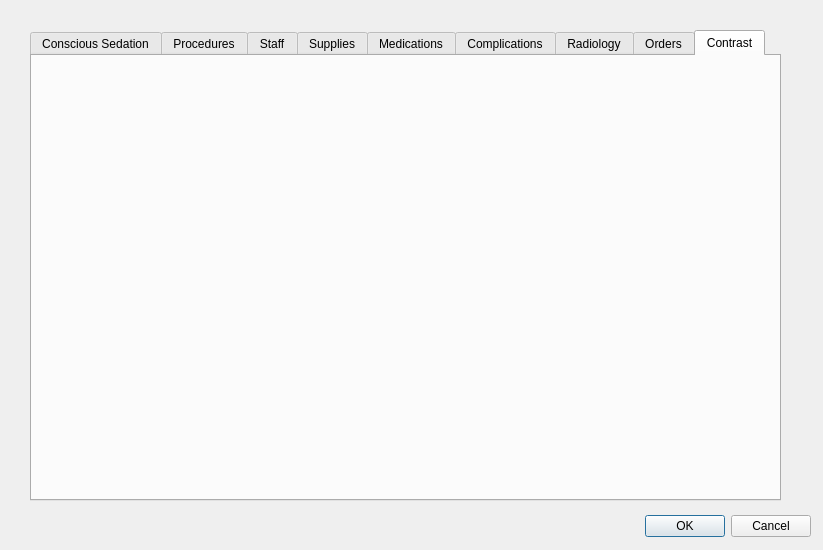
<?xml version="1.0" encoding="UTF-8"?>
<ui version="4.0">
 <class>StudyInformationDialog</class>
 <widget class="QDialog" name="StudyInformationDialog">
  <property name="geometry">
   <rect>
    <x>0</x>
    <y>0</y>
    <width>823</width>
    <height>550</height>
   </rect>
  </property>
  <property name="windowTitle">
   <string>Study Information</string>
  </property>
  <widget class="QDialogButtonBox" name="buttonBox">
   <property name="geometry">
    <rect>
     <x>470</x>
     <y>510</y>
     <width>341</width>
     <height>32</height>
    </rect>
   </property>
   <property name="orientation">
    <enum>Qt::Horizontal</enum>
   </property>
   <property name="standardButtons">
    <set>QDialogButtonBox::Cancel|QDialogButtonBox::Ok</set>
   </property>
  </widget>
  <widget class="QTabWidget" name="tabWidget">
   <property name="geometry">
    <rect>
     <x>30</x>
     <y>30</y>
     <width>751</width>
     <height>471</height>
    </rect>
   </property>
   <property name="currentIndex">
    <number>8</number>
   </property>
   <widget class="QWidget" name="consciousSedationTab">
    <attribute name="title">
     <string>Conscious Sedation</string>
    </attribute>
   </widget>
   <widget class="QWidget" name="proceduresTab">
    <attribute name="title">
     <string>Procedures</string>
    </attribute>
   </widget>
   <widget class="QWidget" name="staffTab">
    <attribute name="title">
     <string>Staff</string>
    </attribute>
   </widget>
   <widget class="QWidget" name="suppliesTab">
    <attribute name="title">
     <string>Supplies</string>
    </attribute>
   </widget>
   <widget class="QWidget" name="medicationsTab">
    <attribute name="title">
     <string>Medications</string>
    </attribute>
   </widget>
   <widget class="QWidget" name="complicationsTab">
    <attribute name="title">
     <string>Complications</string>
    </attribute>
   </widget>
   <widget class="QWidget" name="radiologyTab">
    <attribute name="title">
     <string>Radiology</string>
    </attribute>
   </widget>
   <widget class="QWidget" name="ordersTab">
    <attribute name="title">
     <string>Orders</string>
    </attribute>
   </widget>
   <widget class="QWidget" name="contrastTab">
    <attribute name="title">
     <string>Contrast</string>
    </attribute>
   </widget>
  </widget>
 </widget>
 <resources/>
 <connections>
  <connection>
   <sender>buttonBox</sender>
   <signal>accepted()</signal>
   <receiver>StudyInformationDialog</receiver>
   <slot>accept()</slot>
   <hints>
    <hint type="sourcelabel">
     <x>248</x>
     <y>254</y>
    </hint>
    <hint type="destinationlabel">
     <x>157</x>
     <y>274</y>
    </hint>
   </hints>
  </connection>
  <connection>
   <sender>buttonBox</sender>
   <signal>rejected()</signal>
   <receiver>StudyInformationDialog</receiver>
   <slot>reject()</slot>
   <hints>
    <hint type="sourcelabel">
     <x>316</x>
     <y>260</y>
    </hint>
    <hint type="destinationlabel">
     <x>286</x>
     <y>274</y>
    </hint>
   </hints>
  </connection>
 </connections>
</ui>
